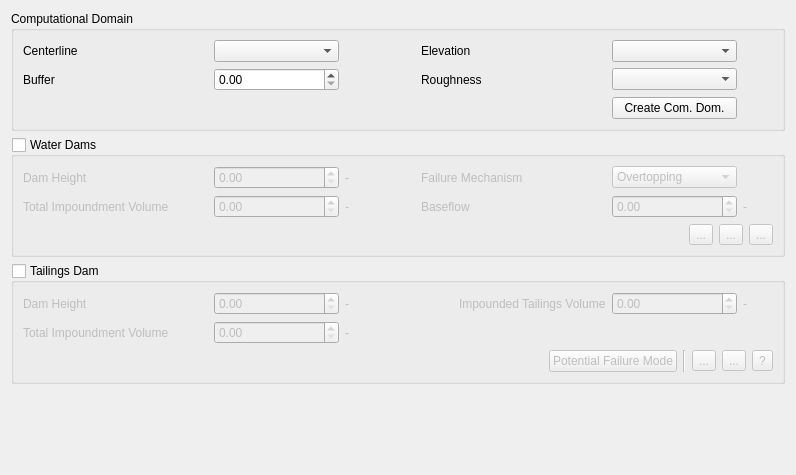
     <widget class="QWidget" name="page_0">
      <layout class="QGridLayout" name="gridLayout_4">
       <item row="0" column="0" colspan="2">
        <layout class="QGridLayout" name="gridLayout_3">
         <item row="1" column="0" colspan="2">
          <widget class="QGroupBox" name="water_group">
           <property name="sizePolicy">
            <sizepolicy hsizetype="Preferred" vsizetype="Minimum">
             <horstretch>0</horstretch>
             <verstretch>0</verstretch>
            </sizepolicy>
           </property>
           <property name="title">
            <string>Water Dams</string>
           </property>
           <property name="flat">
            <bool>false</bool>
           </property>
           <property name="checkable">
            <bool>true</bool>
           </property>
           <property name="checked">
            <bool>false</bool>
           </property>
           <layout class="QGridLayout" name="gridLayout_9">
            <item row="0" column="2">
             <widget class="QLabel" name="water_dam_height_unit_lbl">
              <property name="minimumSize">
               <size>
                <width>30</width>
                <height>0</height>
               </size>
              </property>
              <property name="text">
               <string>-</string>
              </property>
             </widget>
            </item>
            <item row="0" column="1">
             <widget class="QDoubleSpinBox" name="dam_height_dsb">
              <property name="minimumSize">
               <size>
                <width>125</width>
                <height>0</height>
               </size>
              </property>
              <property name="maximumSize">
               <size>
                <width>125</width>
                <height>16777215</height>
               </size>
              </property>
              <property name="maximum">
               <double>9999.000000000000000</double>
              </property>
             </widget>
            </item>
            <item row="1" column="1">
             <widget class="QDoubleSpinBox" name="dam_volume_dsb">
              <property name="minimumSize">
               <size>
                <width>125</width>
                <height>0</height>
               </size>
              </property>
              <property name="maximumSize">
               <size>
                <width>125</width>
                <height>16777215</height>
               </size>
              </property>
              <property name="maximum">
               <double>100000000000000000.000000000000000</double>
              </property>
             </widget>
            </item>
            <item row="1" column="4">
             <widget class="QLabel" name="label_52">
              <property name="toolTip">
               <string>Baseflow of downstream channel or spillway</string>
              </property>
              <property name="text">
               <string>Baseflow</string>
              </property>
             </widget>
            </item>
            <item row="1" column="6">
             <widget class="QLabel" name="baseflow_unit_lbl">
              <property name="minimumSize">
               <size>
                <width>30</width>
                <height>0</height>
               </size>
              </property>
              <property name="text">
               <string>-</string>
              </property>
             </widget>
            </item>
            <item row="1" column="2">
             <widget class="QLabel" name="water_tot_imp_vol_unit_lbl">
              <property name="minimumSize">
               <size>
                <width>30</width>
                <height>0</height>
               </size>
              </property>
              <property name="text">
               <string>-</string>
              </property>
             </widget>
            </item>
            <item row="0" column="5">
             <widget class="QComboBox" name="failure_mechanism_cb">
              <property name="minimumSize">
               <size>
                <width>125</width>
                <height>0</height>
               </size>
              </property>
              <property name="maximumSize">
               <size>
                <width>125</width>
                <height>16777215</height>
               </size>
              </property>
              <item>
               <property name="text">
                <string>Overtopping</string>
               </property>
              </item>
              <item>
               <property name="text">
                <string>Piping</string>
               </property>
              </item>
             </widget>
            </item>
            <item row="0" column="0">
             <widget class="QLabel" name="label_21">
              <property name="minimumSize">
               <size>
                <width>185</width>
                <height>0</height>
               </size>
              </property>
              <property name="maximumSize">
               <size>
                <width>185</width>
                <height>16777215</height>
               </size>
              </property>
              <property name="toolTip">
               <string>Water Dam Height (H)</string>
              </property>
              <property name="text">
               <string>Dam Height</string>
              </property>
             </widget>
            </item>
            <item row="0" column="3">
             <spacer name="horizontalSpacer_4">
              <property name="orientation">
               <enum>Qt::Horizontal</enum>
              </property>
              <property name="sizeHint" stdset="0">
               <size>
                <width>40</width>
                <height>20</height>
               </size>
              </property>
             </spacer>
            </item>
            <item row="1" column="5">
             <widget class="QDoubleSpinBox" name="baseflow_dsb">
              <property name="minimumSize">
               <size>
                <width>125</width>
                <height>0</height>
               </size>
              </property>
              <property name="maximumSize">
               <size>
                <width>125</width>
                <height>16777215</height>
               </size>
              </property>
              <property name="maximum">
               <double>999999.000000000000000</double>
              </property>
             </widget>
            </item>
            <item row="1" column="3">
             <spacer name="horizontalSpacer_3">
              <property name="orientation">
               <enum>Qt::Horizontal</enum>
              </property>
              <property name="sizeHint" stdset="0">
               <size>
                <width>40</width>
                <height>20</height>
               </size>
              </property>
             </spacer>
            </item>
            <item row="1" column="0">
             <widget class="QLabel" name="label_22">
              <property name="minimumSize">
               <size>
                <width>185</width>
                <height>0</height>
               </size>
              </property>
              <property name="maximumSize">
               <size>
                <width>185</width>
                <height>16777215</height>
               </size>
              </property>
              <property name="toolTip">
               <string>Total Impoundment Volume (Vt)</string>
              </property>
              <property name="text">
               <string>Total Impoundment Volume</string>
              </property>
             </widget>
            </item>
            <item row="0" column="4">
             <widget class="QLabel" name="label_23">
              <property name="minimumSize">
               <size>
                <width>185</width>
                <height>0</height>
               </size>
              </property>
              <property name="maximumSize">
               <size>
                <width>185</width>
                <height>16777215</height>
               </size>
              </property>
              <property name="toolTip">
               <string>Failure Mechanism</string>
              </property>
              <property name="text">
               <string>Failure Mechanism</string>
              </property>
             </widget>
            </item>
            <item row="2" column="5" colspan="2">
             <layout class="QHBoxLayout" name="horizontalLayout_5">
              <item>
               <spacer name="horizontalSpacer_40">
                <property name="orientation">
                 <enum>Qt::Horizontal</enum>
                </property>
                <property name="sizeHint" stdset="0">
                 <size>
                  <width>40</width>
                  <height>20</height>
                 </size>
                </property>
               </spacer>
              </item>
              <item>
               <widget class="QToolButton" name="open_water_data_btn">
                <property name="text">
                 <string>...</string>
                </property>
                <property name="icon">
                 <iconset>
                  <normaloff>../img/mActionOpenFile.svg</normaloff>../img/mActionOpenFile.svg</iconset>
                </property>
               </widget>
              </item>
              <item>
               <widget class="QToolButton" name="save_water_data_btn">
                <property name="text">
                 <string>...</string>
                </property>
                <property name="icon">
                 <iconset>
                  <normaloff>../img/mActionSaveAllEdits.svg</normaloff>../img/mActionSaveAllEdits.svg</iconset>
                </property>
               </widget>
              </item>
              <item>
               <widget class="QToolButton" name="water_help_btn">
                <property name="text">
                 <string>...</string>
                </property>
                <property name="icon">
                 <iconset>
                  <normaloff>../img/help.svg</normaloff>../img/help.svg</iconset>
                </property>
               </widget>
              </item>
             </layout>
            </item>
           </layout>
          </widget>
         </item>
         <item row="2" column="0" colspan="2">
          <widget class="QGroupBox" name="tailings_group">
           <property name="enabled">
            <bool>true</bool>
           </property>
           <property name="sizePolicy">
            <sizepolicy hsizetype="Preferred" vsizetype="Maximum">
             <horstretch>0</horstretch>
             <verstretch>0</verstretch>
            </sizepolicy>
           </property>
           <property name="minimumSize">
            <size>
             <width>0</width>
             <height>0</height>
            </size>
           </property>
           <property name="title">
            <string>Tailings Dam</string>
           </property>
           <property name="checkable">
            <bool>true</bool>
           </property>
           <property name="checked">
            <bool>false</bool>
           </property>
           <layout class="QGridLayout" name="gridLayout_8">
            <item row="0" column="5">
             <widget class="QDoubleSpinBox" name="imp_tal_vol_dsb">
              <property name="minimumSize">
               <size>
                <width>125</width>
                <height>0</height>
               </size>
              </property>
              <property name="maximumSize">
               <size>
                <width>125</width>
                <height>16777215</height>
               </size>
              </property>
              <property name="maximum">
               <double>9999999999.000000000000000</double>
              </property>
             </widget>
            </item>
            <item row="1" column="3">
             <spacer name="horizontalSpacer_28">
              <property name="orientation">
               <enum>Qt::Horizontal</enum>
              </property>
              <property name="sizeHint" stdset="0">
               <size>
                <width>40</width>
                <height>20</height>
               </size>
              </property>
             </spacer>
            </item>
            <item row="0" column="6">
             <widget class="QLabel" name="tailings_imp_vol_unit_lbl">
              <property name="minimumSize">
               <size>
                <width>30</width>
                <height>0</height>
               </size>
              </property>
              <property name="text">
               <string>-</string>
              </property>
             </widget>
            </item>
            <item row="1" column="1">
             <widget class="QDoubleSpinBox" name="tot_imp_vol_dsb">
              <property name="minimumSize">
               <size>
                <width>125</width>
                <height>0</height>
               </size>
              </property>
              <property name="maximumSize">
               <size>
                <width>125</width>
                <height>16777215</height>
               </size>
              </property>
              <property name="maximum">
               <double>9999999999.000000000000000</double>
              </property>
             </widget>
            </item>
            <item row="0" column="1">
             <widget class="QDoubleSpinBox" name="dam_height_2_dsb">
              <property name="minimumSize">
               <size>
                <width>125</width>
                <height>0</height>
               </size>
              </property>
              <property name="maximumSize">
               <size>
                <width>125</width>
                <height>16777215</height>
               </size>
              </property>
              <property name="maximum">
               <double>99999999.000000000000000</double>
              </property>
             </widget>
            </item>
            <item row="1" column="0">
             <widget class="QLabel" name="label_5">
              <property name="toolTip">
               <string>Total Impoundment Volume (Vt)</string>
              </property>
              <property name="text">
               <string>Total Impoundment Volume</string>
              </property>
             </widget>
            </item>
            <item row="0" column="4">
             <widget class="QLabel" name="label_6">
              <property name="toolTip">
               <string>Impounded Tailings Volume (Vi)</string>
              </property>
              <property name="text">
               <string>Impounded Tailings Volume</string>
              </property>
             </widget>
            </item>
            <item row="0" column="0">
             <widget class="QLabel" name="label_4">
              <property name="minimumSize">
               <size>
                <width>185</width>
                <height>0</height>
               </size>
              </property>
              <property name="toolTip">
               <string>Tailings Dam Height (H)</string>
              </property>
              <property name="text">
               <string>Dam Height</string>
              </property>
             </widget>
            </item>
            <item row="1" column="2">
             <widget class="QLabel" name="tailings_tot_imp_vol_unit_lbl">
              <property name="minimumSize">
               <size>
                <width>30</width>
                <height>0</height>
               </size>
              </property>
              <property name="text">
               <string>-</string>
              </property>
             </widget>
            </item>
            <item row="0" column="2">
             <widget class="QLabel" name="tailings_dam_height_unit_lbl">
              <property name="minimumSize">
               <size>
                <width>30</width>
                <height>0</height>
               </size>
              </property>
              <property name="text">
               <string>-</string>
              </property>
             </widget>
            </item>
            <item row="0" column="3">
             <spacer name="horizontalSpacer_5">
              <property name="orientation">
               <enum>Qt::Horizontal</enum>
              </property>
              <property name="sizeHint" stdset="0">
               <size>
                <width>40</width>
                <height>20</height>
               </size>
              </property>
             </spacer>
            </item>
            <item row="3" column="0" colspan="7">
             <layout class="QHBoxLayout" name="horizontalLayout">
              <item>
               <spacer name="horizontalSpacer">
                <property name="orientation">
                 <enum>Qt::Horizontal</enum>
                </property>
                <property name="sizeHint" stdset="0">
                 <size>
                  <width>40</width>
                  <height>20</height>
                 </size>
                </property>
               </spacer>
              </item>
              <item>
               <widget class="QPushButton" name="cpfm_btn">
                <property name="text">
                 <string>Potential Failure Mode</string>
                </property>
               </widget>
              </item>
              <item>
               <widget class="Line" name="line">
                <property name="orientation">
                 <enum>Qt::Vertical</enum>
                </property>
               </widget>
              </item>
              <item>
               <widget class="QToolButton" name="open_tailings_data_btn">
                <property name="text">
                 <string>...</string>
                </property>
                <property name="icon">
                 <iconset>
                  <normaloff>../img/mActionOpenFile.svg</normaloff>../img/mActionOpenFile.svg</iconset>
                </property>
               </widget>
              </item>
              <item>
               <widget class="QToolButton" name="save_tailings_data_btn">
                <property name="text">
                 <string>...</string>
                </property>
                <property name="icon">
                 <iconset>
                  <normaloff>../img/mActionSaveAllEdits.svg</normaloff>../img/mActionSaveAllEdits.svg</iconset>
                </property>
               </widget>
              </item>
              <item>
               <widget class="QToolButton" name="tal_help_btn">
                <property name="text">
                 <string>?</string>
                </property>
                <property name="icon">
                 <iconset>
                  <normaloff>../img/help.svg</normaloff>../img/help.svg</iconset>
                </property>
               </widget>
              </item>
             </layout>
            </item>
           </layout>
          </widget>
         </item>
         <item row="0" column="0" colspan="2">
          <widget class="QGroupBox" name="groupBox_11">
           <property name="title">
            <string>Computational Domain</string>
           </property>
           <layout class="QGridLayout" name="gridLayout_23">
            <item row="0" column="3">
             <spacer name="horizontalSpacer_2">
              <property name="orientation">
               <enum>Qt::Horizontal</enum>
              </property>
              <property name="sizeHint" stdset="0">
               <size>
                <width>40</width>
                <height>20</height>
               </size>
              </property>
             </spacer>
            </item>
            <item row="1" column="4">
             <widget class="QLabel" name="label_56">
              <property name="minimumSize">
               <size>
                <width>185</width>
                <height>0</height>
               </size>
              </property>
              <property name="maximumSize">
               <size>
                <width>185</width>
                <height>16777215</height>
               </size>
              </property>
              <property name="toolTip">
               <string>The spatial distribution of surface roughness coefficients that control flow resistance and flood wave propagation</string>
              </property>
              <property name="text">
               <string>Roughness</string>
              </property>
             </widget>
            </item>
            <item row="0" column="6">
             <widget class="QLabel" name="label_34">
              <property name="minimumSize">
               <size>
                <width>30</width>
                <height>0</height>
               </size>
              </property>
              <property name="text">
               <string/>
              </property>
             </widget>
            </item>
            <item row="1" column="0">
             <widget class="QLabel" name="label_50">
              <property name="minimumSize">
               <size>
                <width>185</width>
                <height>0</height>
               </size>
              </property>
              <property name="maximumSize">
               <size>
                <width>185</width>
                <height>16777215</height>
               </size>
              </property>
              <property name="toolTip">
               <string>The width of the computational domain to ensure that all potential flooding areas are included in the analysis</string>
              </property>
              <property name="text">
               <string>Buffer</string>
              </property>
             </widget>
            </item>
            <item row="0" column="5">
             <widget class="QComboBox" name="elevation_cbo">
              <property name="minimumSize">
               <size>
                <width>125</width>
                <height>0</height>
               </size>
              </property>
              <property name="maximumSize">
               <size>
                <width>125</width>
                <height>16777215</height>
               </size>
              </property>
             </widget>
            </item>
            <item row="1" column="3">
             <spacer name="horizontalSpacer_9">
              <property name="orientation">
               <enum>Qt::Horizontal</enum>
              </property>
              <property name="sizeHint" stdset="0">
               <size>
                <width>40</width>
                <height>20</height>
               </size>
              </property>
             </spacer>
            </item>
            <item row="2" column="5">
             <widget class="QPushButton" name="create_cd_btn">
              <property name="minimumSize">
               <size>
                <width>125</width>
                <height>0</height>
               </size>
              </property>
              <property name="maximumSize">
               <size>
                <width>125</width>
                <height>16777215</height>
               </size>
              </property>
              <property name="text">
               <string>Create Com. Dom.</string>
              </property>
             </widget>
            </item>
            <item row="0" column="2">
             <widget class="QLabel" name="label_3">
              <property name="minimumSize">
               <size>
                <width>30</width>
                <height>0</height>
               </size>
              </property>
              <property name="text">
               <string/>
              </property>
             </widget>
            </item>
            <item row="1" column="1">
             <widget class="QDoubleSpinBox" name="buffer_dsb">
              <property name="minimumSize">
               <size>
                <width>125</width>
                <height>0</height>
               </size>
              </property>
              <property name="maximumSize">
               <size>
                <width>125</width>
                <height>16777215</height>
               </size>
              </property>
              <property name="maximum">
               <double>9999999.000000000000000</double>
              </property>
             </widget>
            </item>
            <item row="0" column="4">
             <widget class="QLabel" name="label_55">
              <property name="minimumSize">
               <size>
                <width>185</width>
                <height>0</height>
               </size>
              </property>
              <property name="maximumSize">
               <size>
                <width>185</width>
                <height>16777215</height>
               </size>
              </property>
              <property name="toolTip">
               <string>The topography required for hydraulic modeling</string>
              </property>
              <property name="text">
               <string>Elevation</string>
              </property>
             </widget>
            </item>
            <item row="0" column="1">
             <widget class="QComboBox" name="user_channel_cb">
              <property name="minimumSize">
               <size>
                <width>125</width>
                <height>0</height>
               </size>
              </property>
              <property name="maximumSize">
               <size>
                <width>125</width>
                <height>16777215</height>
               </size>
              </property>
             </widget>
            </item>
            <item row="0" column="0">
             <widget class="QLabel" name="label_24">
              <property name="minimumSize">
               <size>
                <width>185</width>
                <height>0</height>
               </size>
              </property>
              <property name="maximumSize">
               <size>
                <width>185</width>
                <height>16777215</height>
               </size>
              </property>
              <property name="toolTip">
               <string>The downstream channel or the potential path of the flood wave</string>
              </property>
              <property name="text">
               <string>Centerline</string>
              </property>
             </widget>
            </item>
            <item row="1" column="5">
             <widget class="QComboBox" name="roughness_cbo">
              <property name="minimumSize">
               <size>
                <width>125</width>
                <height>0</height>
               </size>
              </property>
              <property name="maximumSize">
               <size>
                <width>125</width>
                <height>16777215</height>
               </size>
              </property>
             </widget>
            </item>
           </layout>
          </widget>
         </item>
         <item row="3" column="0" colspan="2">
          <spacer name="verticalSpacer_5">
           <property name="orientation">
            <enum>Qt::Vertical</enum>
           </property>
           <property name="sizeHint" stdset="0">
            <size>
             <width>20</width>
             <height>40</height>
            </size>
           </property>
          </spacer>
         </item>
        </layout>
       </item>
       <item row="1" column="0" colspan="2">
        <spacer name="verticalSpacer_3">
         <property name="orientation">
          <enum>Qt::Vertical</enum>
         </property>
         <property name="sizeType">
          <enum>QSizePolicy::Fixed</enum>
         </property>
         <property name="sizeHint" stdset="0">
          <size>
           <width>20</width>
           <height>40</height>
          </size>
         </property>
        </spacer>
       </item>
      </layout>
     </widget>
